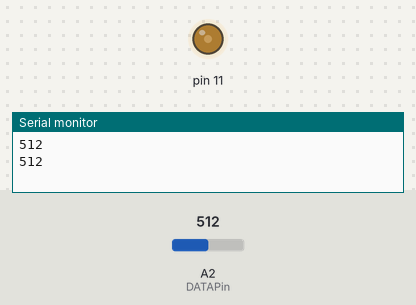
Simulated run of this sketch. Board: Arduino Uno, built with avr-gcc and run on an emulated ATmega328P. Parts: output pins drawn as LEDs (lit = HIGH), the last lines printed to the serial monitor. Inputs (shaded band) come from the test bench; at power-on: A2 (DATAPin) = 512. Pins used as bus, display or sensor lines are not drawn.

Above: at 1.8 s.
1.9 s: A2 (DATAPin) set to 716
At 3.2 s:
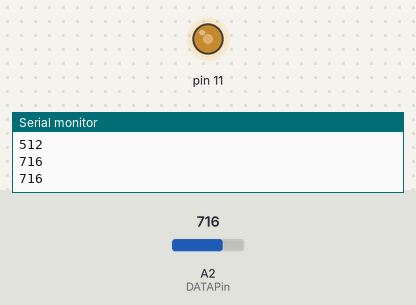
3.5 s: A2 (DATAPin) set to 1023
At 5.0 s:
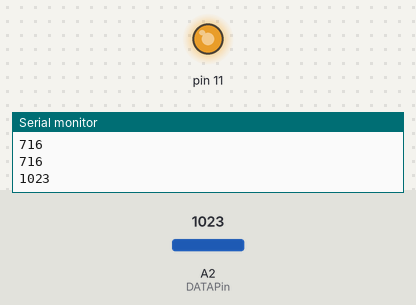
5.5 s: A2 (DATAPin) set to 306
At 6.5 s:
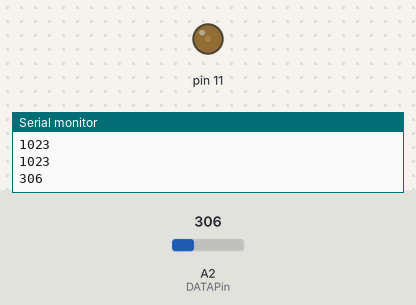
Timing chart, 0 to 8.5 s (numbered marks = the images above; inputs shaded):
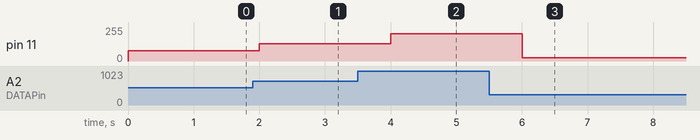

The sketch:

potToSerial.ino
```cpp
int VCC = 255;
int GND = 0;
int VCCPin = 14;
int GNDPin = 18;
int DATAPin = 16;

void setup() {
  Serial.begin(9600);
  pinMode(VCCPin, OUTPUT);
  pinMode(DATAPin, INPUT);
  pinMode(GNDPin, OUTPUT);
  analogWrite(VCCPin, VCC);
  analogWrite(GNDPin, GND);
}

void loop() {
  int value = analogRead(2);
  Serial.println(value);
  analogWrite(11, (value / 4) - 50);
  delay(1000);
}
```

Measured:
- after the input at 1.9 s, pin 11: 78/255 → 129/255 after 0.10 s
- after the input at 3.5 s, pin 11: 129/255 → 205/255 after 0.50 s
- after the input at 5.5 s, pin 11: 205/255 → 26/255 after 0.50 s
